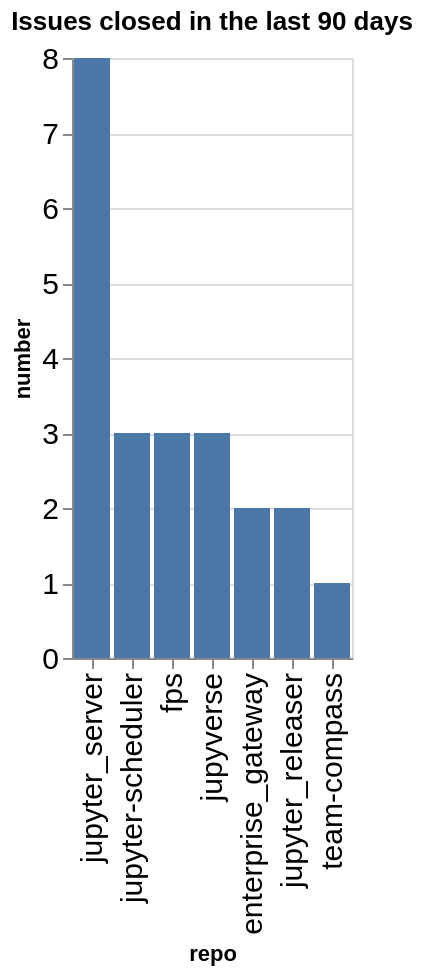

The cell this chart's notebook holds for it:
### Code cell
closed_counts = closed.groupby(['org', 'repo']).count()['number'].reset_index()
closed_counts['org/repo'] = closed_counts.apply(lambda a: a['org'] + '/' + a['repo'], axis=1)
sorted_vals = closed_counts.sort_values(['number'], ascending=False)['repo'].values
alt.Chart(data=closed_counts, title=f"Issues closed in the last {n_days} days").mark_bar().encode(
    x=alt.X('repo', sort=alt.Sort(sorted_vals.tolist())),
    y='number',
)

### Figure 1 — Vega-Lite specification as saved in the notebook (floating-point values rounded to 4 significant figures)
{"config": {"axisLeft": {"labelFontSize": 15}, "axisBottom": {"labelFontSize": 15}}, "data": {"name": "data-f6393de075e4b71e23856dbd1ed5ce05"}, "mark": {"type": "bar"}, "encoding": {"x": {"field": "repo", "sort": ["jupyter_server", "jupyter-scheduler", "fps", "jupyverse", "enterprise_gateway", "jupyter_releaser", "team-compass"], "type": "nominal"}, "y": {"field": "number", "type": "quantitative"}}, "title": "Issues closed in the last 90 days", "$schema": "https://vega.github.io/schema/vega-lite/v5.20.1.json", "datasets": {"data-f6393de075e4b71e23856dbd1ed5ce05": [{"org": "jupyter-server", "repo": "enterprise_gateway", "number": 2, "org/repo": "jupyter-server/enterprise_gateway"}, {"org": "jupyter-server", "repo": "fps", "number": 3, "org/repo": "jupyter-server/fps"}, {"org": "jupyter-server", "repo": "jupyter-scheduler", "number": 3, "org/repo": "jupyter-server/jupyter-scheduler"}, {"org": "jupyter-server", "repo": "jupyter_releaser", "number": 2, "org/repo": "jupyter-server/jupyter_releaser"}, {"org": "jupyter-server", "repo": "jupyter_server", "number": 8, "org/repo": "jupyter-server/jupyter_server"}, {"org": "jupyter-server", "repo": "jupyverse", "number": 3, "org/repo": "jupyter-server/jupyverse"}, {"org": "jupyter-server", "repo": "team-compass", "number": 1, "org/repo": "jupyter-server/team-compass"}]}}
